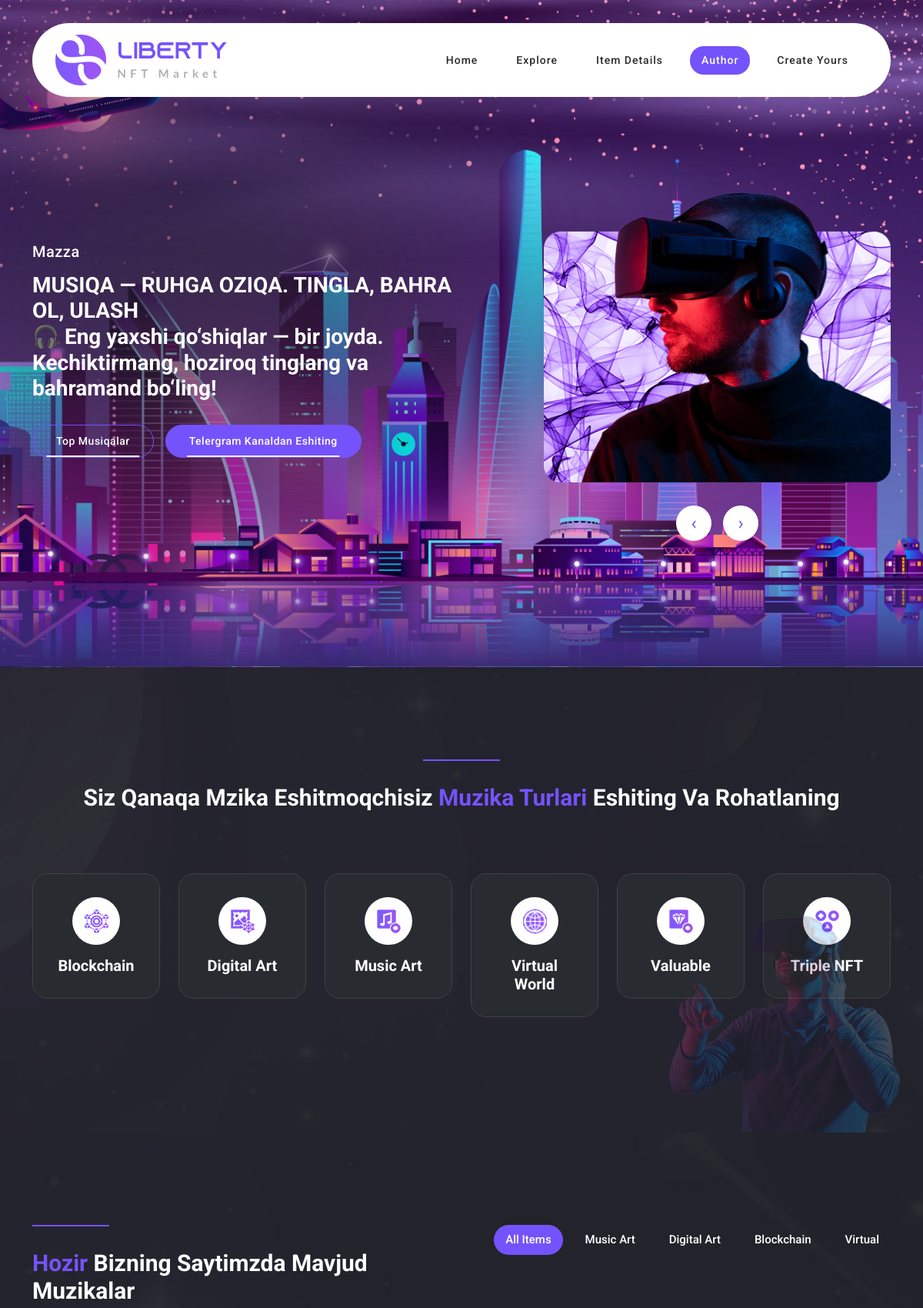
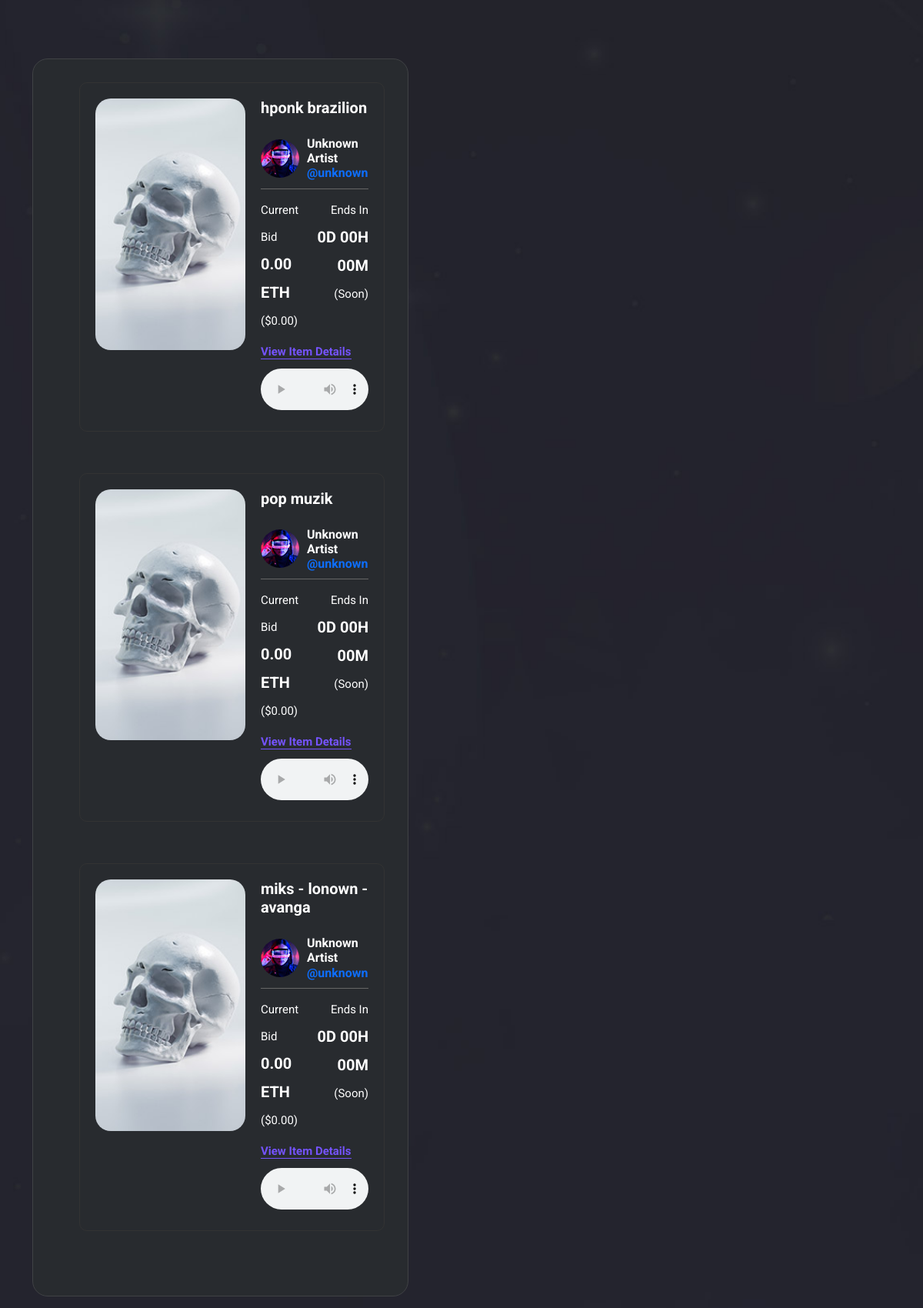
The page / (upper part) on the database its author committed (2 pictures, top to bottom).
### apps/models.py (models this page shows, shortened)
class Muzika(models.Model):
    muzika_nomi = models.CharField(max_length=255)
    muzika_url = models.URLField()
    category = models.ForeignKey(Kategory, on_delete=models.CASCADE, related_name="music")

### apps/views.py (the view)
# urls.py: path('', views.home, name='index'),
def home(request):
    musics = Muzika.objects.all()
    return render(request, 'index.html', {'musics': musics})

### templates/index.html (shortened to what this page needs)
{% extends 'base.html' %}
{% load static %}
{% block content %}
  <div class="main-banner">
    <div class="container">
      <div class="row">
        <div class="col-lg-6 align-self-center">
          <div class="header-text">
            <h6>Mazza</h6>
            <h3>MUSIQA — RUHGA OZIQA. TINGLA, BAHRA OL, ULASH</h3>
            <h3> 🎧 Eng yaxshi qo‘shiqlar — bir joyda.
              Kechiktirmang, hoziroq tinglang va bahramand bo‘ling!</p>
            <div class="buttons">
              <div class="border-button">
                <a href="explore.html">Top musiqalar</a>
              </div>
              <div class="main-button">
                <a href="https://t.me/trentmyuzik" target="_blank">Telergram kanaldan eshiting</a>
              </div>
            </div>
          </div>
        </div>
        <div class="col-lg-5 offset-lg-1">
          <div class="owl-banner owl-carousel">
            <div class="item">
              <img src="{% static 'assets/images/banner-01.png' %}" alt="">
            </div>
          </div>
        </div>
      </div>
    </div>
  </div>
  <div class="categories-collections">
    <div class="container">
      <div class="row">
        <div class="col-lg-12">
          <div class="categories">
            <div class="row">
              <div class="col-lg-12">
                <div class="section-heading">
                  <div class="line-dec"></div>
                  <h2>Siz qanaqa mzika eshitmoqchisiz<em> Muzika turlari</em> Eshiting va rohatlaning</h2>
                </div>
              </div>
              <div class="col-lg-2 col-sm-6">
                <div class="item">
                  <div class="icon">
                    <img src="{% static 'assets/images/icon-01.png' %}" alt="">
                  </div>
                  <h4>Blockchain</h4>
                </div>
              </div>
              <div class="col-lg-2 col-sm-6">
                <div class="item">
                  <div class="icon">
                    <img src="{% static 'assets/images/icon-02.png' %}" alt="">
                  </div>
                  <h4>Digital Art</h4>
                </div>
              </div>
              <div class="col-lg-2 col-sm-6">
                <div class="item">
                  <div class="icon">
                    <img src="{% static 'assets/images/icon-03.png' %}" alt="">
                  </div>
                  <h4>Music Art</h4>
                </div>
              </div>
              <div class="col-lg-2 col-sm-6">
                <div class="item">
                  <div class="icon">
                    <img src="{% static 'assets/images/icon-04.png' %}" alt="">
                  </div>
                  <h4>Virtual World</h4>
                </div>
              </div>
              <div class="col-lg-2 col-sm-6">
                <div class="item">
                  <div class="icon">
                    <img src="{% static 'assets/images/icon-05.png' %}" alt="">
                  </div>
                  <h4>Valuable</h4>
                </div>
              </div>
              <div class="col-lg-2 col-sm-6">
                <div class="item">
                  <div class="icon">
                    <img src="{% static 'assets/images/icon-06.png' %}" alt="">
                  </div>
                  <h4>Triple NFT</h4>
                </div>
              </div>
            </div>
          </div>
        </div>
      </div>
    </div>
  </div>
  <div class="currently-market">
    <div class="container">
      <div class="row">
        <div class="col-lg-6">
          <div class="section-heading">
            <div class="line-dec"></div>
            <h2><em>Hozir </em> bizning saytimzda mavjud muzikalar</h2>
          </div>
        </div>
        <div class="col-lg-6">
          <div class="filters">
            <ul>
              <li data-filter="*"  class="active">All Items</li>
              <li data-filter=".msc">Music Art</li>
              <li data-filter=".dig">Digital Art</li>
              <li data-filter=".blc">Blockchain</li>
              <li data-filter=".vtr">Virtual</li>
            </ul>
          </div>
        </div>
        <div class="col-lg-12">
          <div class="row grid">
            <div class="col-lg-6 currently-market-item all msc">
              <div class="item">
                  <div class="right-content" >
                    {% for music in musics %}
                      <div class="music-card" style="border: 1px solid #333; padding: 20px; margin-bottom: 30px; border-radius: 10px; display: flex; gap: 20px;">
                      <div class="left-image">
                        <img src="{% static 'assets/images/market-01.jpg' %}" alt="" style="border-radius: 20px; min-width: 195px;">
                      </div>
                      <div>
                          <h4>{{ music.muzika_nomi }}</h4>
                          <div class="author" style="display: flex; align-items: center; margin-top: 10px;">
                            <img src="{% static 'assets/images/author.jpg' %}" alt="" style="max-width: 50px; border-radius: 50%; margin-right: 10px;">
                            <div>
                              <h6 style="margin: 0;">
                                {{ music.artist_name|default:"Unknown Artist" }}<br>
                                <a href="#">@{{ music.artist_username|default:"unknown" }}</a>
                              </h6>
                            </div>
                          </div>
                          <div class="line-dec" style="margin: 10px 0; border-top: 1px solid #666;"></div>
                          <div style="display: flex; justify-content: space-between;">
                            <span class="bid">
                              Current Bid<br>
                              <strong>{{ music.bid_amount|default:"0.00" }} ETH</strong><br>
                              <em>(${{ music.bid_usd|default:"0.00" }})</em>
                            </span>
                            <span class="ends">
                              Ends In<br>
                              <strong>{{ music.ends_in|default:"0D 00H 00M" }}</strong><br>
                              <em>({{ music.end_date|date:"F jS, Y"|default:"Soon" }})</em>
                            </span>
                          </div>
                          <div class="text-button" style="margin-top: 10px;">
                            <a href="{% url 'music_detail' music.id %}">View Item Details</a>
                          </div>
                          <div style="margin-top: 10px;">
                            <audio controls style="width: 100%;">
                              <source src="{{ music.muzika_url }}" type="audio/mpeg">
                            </audio>
                          </div>
                      </div>
                      </div>
                      <br>
                    {% endfor %}
                  </div>
              </div>
                  </div>
                </div>
        </div>
            </div>
          </div>
        </div>
  {% endblock %}

### templates/base.html (shortened to what this page needs)
{% load static %}
<!DOCTYPE html>
<html lang="en">
  <head>
    <link href="{% static 'vendor/bootstrap/css/bootstrap.min.css' %}" rel="stylesheet">
    <link rel="stylesheet" href="{% static 'assets/css/fontawesome.css' %}">
    <link rel="stylesheet" href="{% static 'assets/css/templatemo-liberty-market.css' %}">
    <link rel="stylesheet" href="{% static 'assets/css/owl.css' %}">
    <link rel="stylesheet" href="{% static 'assets/css/animate.css' %}">
    <link rel="stylesheet"href="https://unpkg.com/swiper@7/swiper-bundle.min.css"/>
  </head>
<body>
  <header class="header-area header-sticky">
    <div class="container">
        <div class="row">
            <div class="col-12">
                <nav class="main-nav">
                    <a href="index.html" class="logo">
                        <img src="{% static 'assets/images/logo.png' %}" alt="">
                    </a>
                    <ul class="nav">
                        <li><a href="index.html">Home</a></li>
                        <li><a href="explore.html">Explore</a></li>
                        <li><a href="details.html">Item Details</a></li>
                        <li><a href="author.html" class="active">Author</a></li>
                        <li><a href="create.html">Create Yours</a></li>
                    </ul>
                </nav>
            </div>
        </div>
    </div>
  </header>
  {% block content %}
  {% endblock %}
  </body>
</html>

### rows shown on the page
Muzika: muzika_nomi "hponk brazilion", artist_name "Unknown Artist", artist_username "unknown", bid_amount "0.00", bid_usd "0.00", ends_in "0D 00H 00M", end_date "Soon"
Muzika: muzika_nomi "pop muzik", artist_name "Unknown Artist", artist_username "unknown", bid_amount "0.00", bid_usd "0.00", ends_in "0D 00H 00M", end_date "Soon"
Muzika: muzika_nomi "miks - lonown - avanga", artist_name "Unknown Artist", artist_username "unknown", bid_amount "0.00", bid_usd "0.00", ends_in "0D 00H 00M", end_date "Soon"
